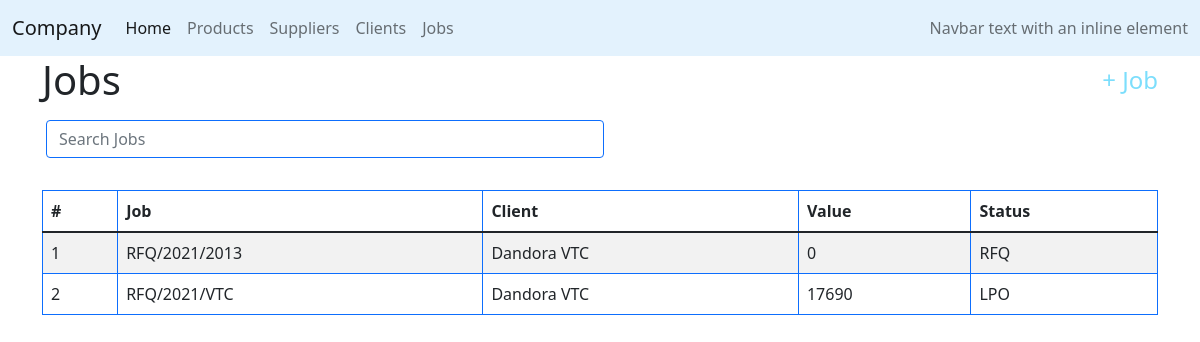
Page /company/jobs on the earlier database version.
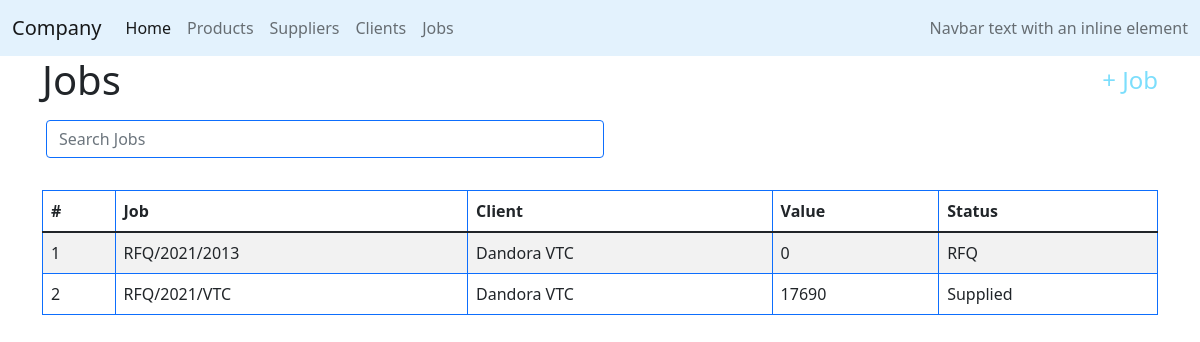
Same page on the later database version.
### company/models.py (models this page shows, shortened)
class Job(models.Model):
    id = models.BigAutoField(primary_key=True)
    code = models.CharField(max_length=64)
    client = models.ForeignKey(Client, related_name="client", blank=True, on_delete=models.CASCADE)
    value = models.IntegerField(null=True)
    status = models.CharField(max_length=64, default = "RFQ")
    lpo = models.CharField(max_length=64, blank=True)

class Company(PolymorphicModel):
    id = models.BigAutoField(primary_key=True)
    nameC = models.CharField(max_length=64)
    address = models.IntegerField()
    email = models.CharField(max_length=64, default=0)
    contact = models.IntegerField()

### company/views.py (the view, shortened to what this page needs)
# urls.py: path('jobs', views.jobs, name='jobs'),
def jobs(request):
    jobs = Job.objects.all()
    products = Price.objects.all()
    suppliers = Supplier.objects.all()
    clients = Client.objects.all()
    context = {
        "jobs": jobs[::-1],
        "products": products[::-1],
        "suppliers": suppliers,
        "clients": clients,
    }
    return render(request, "company/jobs.html", context)

### company/models.py (called while the page is built)
    def __str__(self):
        return f"{self.nameC}"

### company/templates/company/jobs.html (shortened to what this page needs)
{% extends "company/layout.html"%}
{% block body %}
<div class="container">
    <div class="d-flex justify-content-between mr-2">
        <h1>Jobs</h1>
        <h4 class="align-self-center" id="addButton"> + Job </h4>
    </div>
    <div class="filterProduct row form-group mx-1 mb-4 pt-2 col-md-6">
      <input class="filterInput form-control border-primary" type="text" placeholder="Search Jobs">
    </div>
    <div class="rounded mt-2 pt-2">
      <table class="table table-striped table-hover table-bordered border-primary pt-2">
          <thead>
            <tr>
              <th scope="col">#</th>
              <th scope="col">Job</th>
              <th scope="col">Client</th>
              <th scope="col">Value</th>
              <th scope="col">Status</th>
            </tr>
          </thead>
          <tbody id="jobTable">
              {%for job in jobs %}
              <tr id="{{job.id}}">
                  <td scope="row" class="rowCounter"></td>
                  <td>{{job.code}} </td>
                  <td>{{job.client}}</td>
                  {%if job.value%}
                    <td>{{job.value}}</td>
                  {%else%}
                    <td>0</td>
                  {%endif%}
                  <td>{{job.status}}</td>
              </tr>
              {%endfor%}
          </tbody>
        </table>
    </div>
</div>
{%endblock%}
{% load static %}

Differences in the rows shown:
changed Job: status "LPO" → "Supplied"
